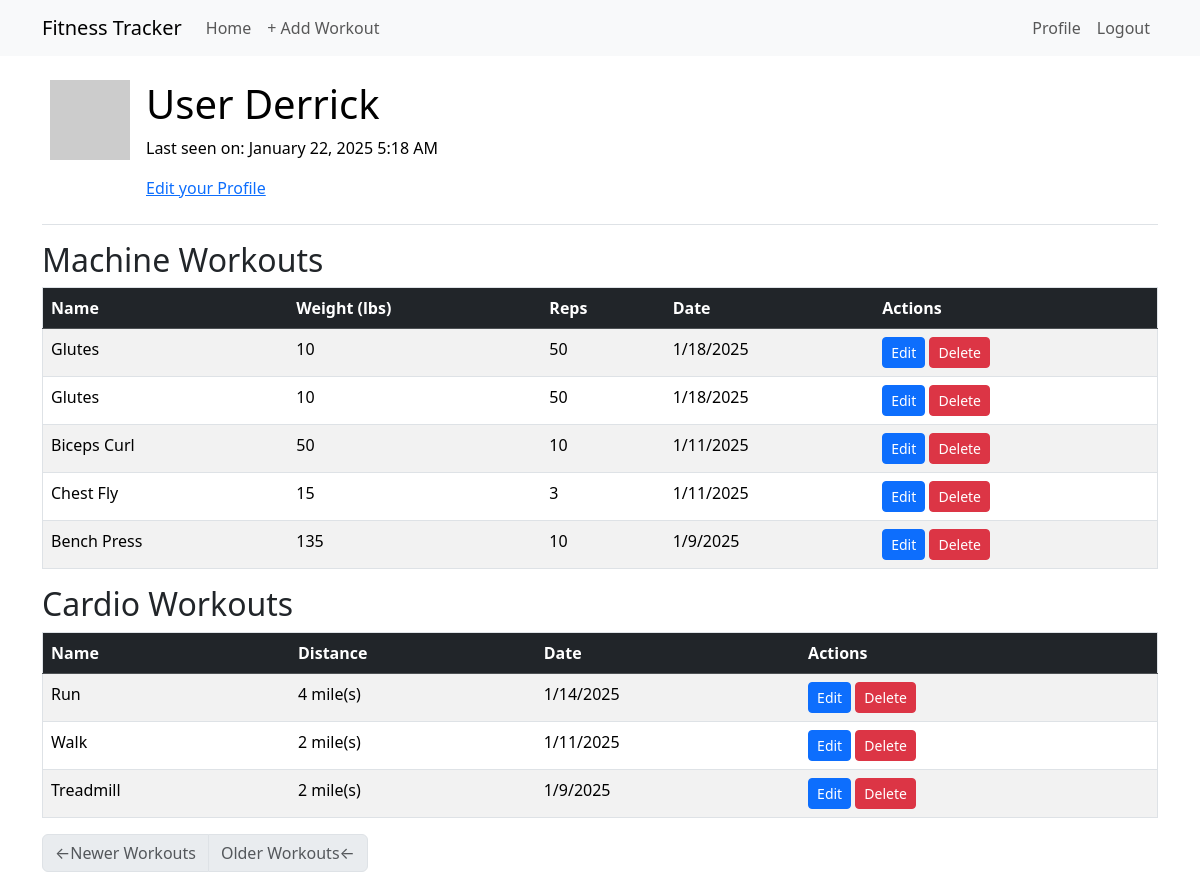
Page /user/Bob (signed in) on the earlier database version.
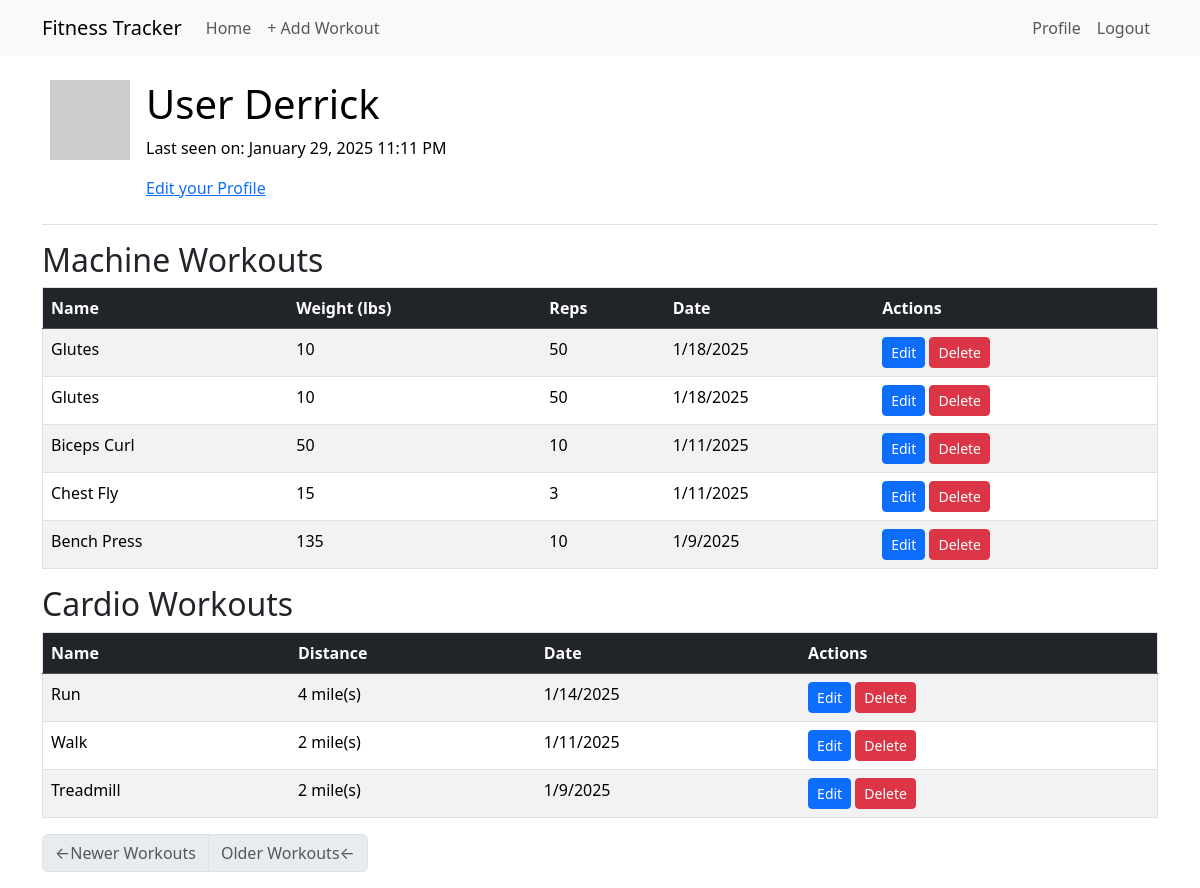
Same page on the later database version.
### app/models.py (models this page shows, shortened)
class User(UserMixin, db.Model):
    id: Mapped[int] = mapped_column(primary_key=True)
    username: Mapped[str] = mapped_column(String(64), index=True, unique=True)
    email: Mapped[str] = mapped_column(String(120), index=True, unique=True)
    password_hash: Mapped[Optional[str]] = mapped_column(String(256))
    workouts: Mapped[List['Workout']] = relationship(back_populates='user', lazy='dynamic')
    about_me: Mapped[Optional[str]] = mapped_column(String(140))
    last_seen: Mapped[Optional[datetime]] = mapped_column(
        default=lambda: datetime.now(timezone.utc))
    def avatar(self, size):
        digest = md5(self.email.lower().encode('utf-8')).hexdigest()
        return f'https://www.gravatar.com/avatar/{digest}?d=identicon&s={size}'

class MachineExercise(db.Model):
    id: Mapped[int] = mapped_column(primary_key=True)
    name: Mapped[str] = mapped_column(String(64), index=True)
    reps: Mapped[int] = mapped_column(Integer, default=1)
    weight: Mapped[int] = mapped_column(Integer, default=0)
    workouts: Mapped[List['Workout']] = relationship(secondary='workout_machine_exercise', back_populates='machine_exercises')

class Workout(db.Model):
    id: Mapped[int] = mapped_column(primary_key=True)
    date: Mapped[datetime] = mapped_column(index=True, default=lambda: datetime.now(timezone.utc))
    user_id: Mapped[int] = mapped_column(ForeignKey(User.id), index=True)
    user: Mapped[User] = relationship(back_populates='workouts')
    machine_exercises: Mapped[List["MachineExercise"]] = relationship(secondary='workout_machine_exercise', back_populates="workouts")
    cardio_exercises: Mapped[List["CardioExercise"]] = relationship(secondary='workout_cardio_exercise', back_populates="workouts")

class CardioExercise(db.Model):
    id: Mapped[int] = mapped_column(primary_key=True)
    name: Mapped[str] = mapped_column(String(64), index=True)
    distance: Mapped[int] = mapped_column(Integer, nullable=False, default=0)
    workouts: Mapped[List['Workout']] = relationship(secondary='workout_cardio_exercise', back_populates='cardio_exercises')

### app/routes.py (the view)
@app.route('/user/<username>')
@login_required
def user(username):
    if not current_user.is_authenticated:
        return redirect(url_for('index'))
    page = request.args.get('page', 1, type=int)
    user = db.first_or_404(sa.select(User).where(User.username == username))
    query = user.workouts.order_by(Workout.date.desc())
    workouts = db.paginate(query, page=page, per_page=app.config['WORKOUTS_PER_PAGE'], error_out=False)
    next_url = url_for('user', username=username, page=workouts.next_num) \
        if workouts.has_next else None
    prev_url = url_for('user', username=username, page=workouts.prev_num) \
        if workouts.has_prev else None
    return render_template('user.html', user=current_user, workouts=workouts.items, next_url=next_url, prev_url=prev_url)

### app/models.py (called while the page is built)
@login.user_loader
def load_user(id):
    return db.session.get(User, int(id))

### app/routes.py (called while the page is built)
@app.before_request
def before_request():
    if current_user.is_authenticated:
        current_user.last_seen = datetime.now(timezone.utc)
        db.session.commit()

### app/templates/user.html (shortened to what this page needs)
{% extends "base.html" %} {% block content %}
<table class="table table-hover">
  <tr>
    <td width="64px"><img src="{{ user.avatar(64) }}" /></td>
    <td>
      <h1>User {{ user.username }}</h1>
      {% if user.last_seen %}<p>Last seen on: {{ moment(user.last_seen).format('LLL') }}</p>{% endif %}
      {% if user == current_user %}
      <p><a href="{{ url_for('edit_profile') }}">Edit your Profile</a></p>
      {% endif %}
    </td>
  </tr>
</table>
{% include '_workout.html' %}
<nav aria-label="Post navigation">
  <ul class="pagination">
    <li class="page-item{% if not prev_url %} disabled{% endif %}">
      <a class="page-link" href="{{ prev_url }}">
        <span aria-hidden="true">&larr;</span>Newer Workouts
      </a>
    </li>
    <li class="page-item{% if not next_url %} disabled{% endif %}">
      <a class="page-link" href="{{ next_url }}">
        Older Workouts<span aria-hidden="true">&larr;</span>
      </a>
    </li>
  </ul>
</nav>
{% endblock %}

### app/templates/base.html (shortened to what this page needs)
<!doctype html>
<html lang="en">
  <head>
    <link
        href="https://cdn.jsdelivr.net/npm/bootstrap@5.3.2/dist/css/bootstrap.min.css"
        rel="stylesheet"
>
  </head>
  <body>
    <nav class="navbar navbar-expand-lg bg-body-tertiary">
      <div class="container">
        <a class="navbar-brand" href="{{ url_for('index') }}">Fitness Tracker</a>
        <div class="collapse navbar-collapse" id="navbarSupportedContent">
          <ul class="navbar-nav me-auto mb-2 mb-lg-0">
            <li class="nav-item">
              <a class="nav-link" aria-current="page" href="{{ url_for('index') }}">Home</a>
            </li>
            <li class="nav-item">
              <a class="nav-link" aria-current="page" href="{{ url_for('create_workout') }}">+ Add Workout</a>
            </li>
          </ul>
          <ul class="navbar-nav mb-2 mb-lg-0">
            {% if current_user.is_anonymous %}
            <li class="nav-item">
              <a class="nav-link" aria-current="page" href="{{ url_for('login') }}">Login</a>
            </li>
            {% else %}
            <li class="nav-item">
              <a class="nav-link" aria-current="page" href="{{ url_for('user', username=current_user.username) }}">Profile</a>
            </li>
            <li class="nav-item">
              <a class="nav-link" aria-current="page" href="{{ url_for('logout') }}">Logout</a>
            </li>
            {% endif %}
          </ul>
        </div>
      </div>
    </nav>
    <div class="container mt-3">
      {% block content %}{% endblock %}
    </div>
  </body>
</html>

### app/templates/_workout.html
<div class="table-responsive">
  <h2>Machine Workouts</h2>
  <table class="table table-striped table-hover border">
    <thead class="table-dark">
      <tr>
        <th scope="col">Name</th>
        <th scope="col">Weight (lbs)</th>
        <th scope="col">Reps</th>
        <th scope="col">Date</th>
        <th scope="col">Actions</th>
      </tr>
    </thead>
    <tbody>
      {% for workout in workouts %}
        {% for machine in workout.machine_exercises %}
        <tr>
          <td>{{ machine.name }}</td>
          <td>{{ machine.weight }}</td>
          <td>{{ machine.reps }}</td>
          <td>{{ moment(workout.date, local=True).format('l') }}</td>
          <td>
            <a href="{{ url_for('edit_workout', workout_id=workout.id) }}"
               class="btn btn-primary btn-sm">
              Edit
            </a>
            <a href="{{ url_for('delete_workout', workout_id=workout.id) }}"
               class="btn btn-danger btn-sm">
              Delete
            </a>
          </td>
        </tr>
        {% endfor %}
      {% endfor %}
    </tbody>
  </table>
  <h2>Cardio Workouts</h2>
  <table class="table table-striped table-hover border">
    <thead class="table-dark">
      <tr>
        <th scope="col">Name</th>
        <th scope="col">Distance</th>
        <th scope="col">Date</th>
        <th scope="col">Actions</th>
      </tr>
    </thead>
    <tbody>
      {% for workout in workouts %}
        {% for cardio in workout.cardio_exercises %}
        <tr>
          <td>{{ cardio.name }}</td>
          <td>{{ cardio.distance }} mile(s)</td>
          <td>{{ moment(workout.date, local=True).format('l') }}</td>
          <td>
            <a href="{{ url_for('edit_workout', workout_id=workout.id) }}"
               class="btn btn-primary btn-sm">
              Edit
            </a>
            <a href="{{ url_for('delete_workout', workout_id=workout.id) }}"
               class="btn btn-danger btn-sm">
              Delete
            </a>
          </td>
        </tr>
        {% endfor %}
      {% endfor %}
    </tbody>
  </table>
</div>

Differences in the rows shown:
changed User "Derrick": last_seen "January 22, 2025 5:18 AM" → "January 29, 2025 11:11 PM"
